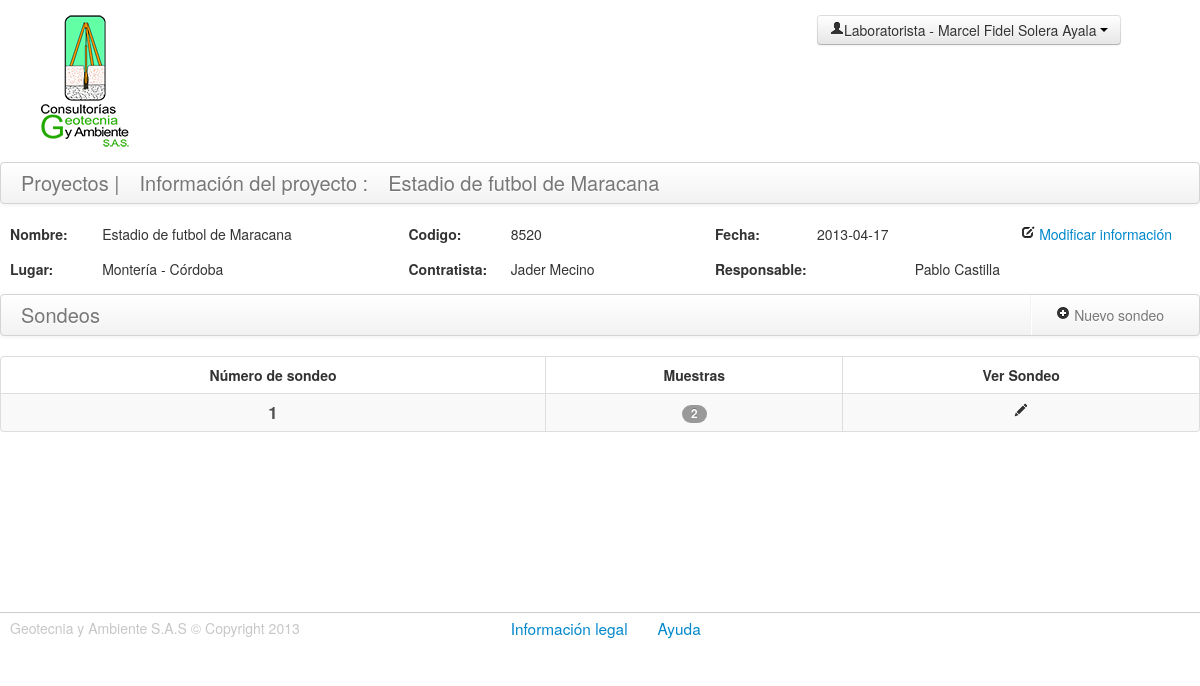
/sondeos.php?idp=65 (signed in), run on the app's committed database.
### tables this page shows
CREATE TABLE IF NOT EXISTS `proyectos` (
  `id_proyecto` int(30) NOT NULL AUTO_INCREMENT COMMENT 'Id del proyecto\r\n',
  `codigo_proyecto` int(30) NOT NULL COMMENT 'Codigo unico de proyecto',
  `nombre_proyecto` varchar(200) DEFAULT NULL COMMENT 'Nombre del proyecto',
  `lugar` varchar(200) DEFAULT NULL COMMENT 'Lugar donde se realiza el proyecto\r\n',
  `contratista` varchar(100) DEFAULT NULL COMMENT 'Nombre del contratista\r\n',
  `fecha` date NOT NULL COMMENT 'Fecha del proyecto\r\n',
  `fk_id_autor` int(11) NOT NULL,
  `fk_id_responsable` int(19) NOT NULL,
  `estado` int(11) NOT NULL DEFAULT '1',
  PRIMARY KEY (`id_proyecto`),
  UNIQUE KEY `codigo_proyecto` (`codigo_proyecto`),
  KEY `fk_id_autor` (`fk_id_autor`),
  KEY `fk_id_responsable` (`fk_id_responsable`)
);

CREATE TABLE IF NOT EXISTS `usuarios` (
  `id_usuario` int(30) NOT NULL AUTO_INCREMENT COMMENT 'Id del usuario',
  `cedula` int(30) NOT NULL COMMENT 'Cedula de los usuarios del sistema\r\n',
  `nombres` varchar(100) NOT NULL COMMENT 'Nombres del usuario',
  `apellidos` varchar(100) NOT NULL COMMENT 'Apellidos usuario',
  `tipo` varchar(100) NOT NULL COMMENT 'Tipo de usuario: Laboratorista , Ingeniero , Administrador.',
  `nombre_usuario` varchar(100) NOT NULL COMMENT 'Nombre de usuario',
  `password` varchar(50) NOT NULL COMMENT 'Contraseña',
  `estado` int(11) NOT NULL,
  PRIMARY KEY (`id_usuario`),
  UNIQUE KEY `cedula` (`cedula`)
);

CREATE TABLE IF NOT EXISTS `sondeos` (
  `id_sondeo` int(11) NOT NULL AUTO_INCREMENT COMMENT 'id de sondeo\r\n',
  `nivel_freatico` float DEFAULT NULL COMMENT 'Nivel freatico del suelo',
  `profundidad_superficie` float DEFAULT NULL,
  `estado` int(11) NOT NULL,
  `fk_id_tipo_superficie` int(11) DEFAULT NULL,
  `fk_idproyecto` int(11) NOT NULL COMMENT 'llave foranea del id del proyecto\r\n',
  PRIMARY KEY (`id_sondeo`),
  KEY `fk_idproyecto` (`fk_idproyecto`),
  KEY `fk_id_tipo_superficie` (`fk_id_tipo_superficie`)
);

### includes/proyectos.php (called while the page is built, shortened)
<?php
class proyectos extends DataBase {
    public function getDatosProyecto( $idp ) {
        $retorno = false;
        $sql = "SELECT
                      p.id_proyecto,
                      p.codigo_proyecto,
                      p.nombre_proyecto,
                      p.lugar,
                      p.contratista,
                      p.fecha,
                      p.fk_id_responsable,
                      r.Nombres as nombres_responsable,
                      r.apellidos as apellidos_responsable
                 FROM
                      proyectos p,usuarios r
                 where
                       p.fk_id_responsable=r.id_usuario and p.id_proyecto='".$this->real_escape_string($idp)."' and p.estado='1' LIMIT 1";
        $respuesta = $this -> query($sql);
        if ($respuesta) {
            $retorno = $respuesta -> fetch_object();
        }
        return $retorno;
    }
}
?>

### includes/sondeos.php (called while the page is built, shortened)
<?php
class sondeos extends DataBase {
	function getListaSondeos( $idp ) {
		$retorno = false;
		$sql = "SELECT
  `s`.`id_sondeo`,
  `s`.`nivel_freatico`,
  `s`.`profundidad_superficie`,
  `s`.`estado`,
  `s`.`fk_id_tipo_superficie`,
  `s`.`fk_idproyecto`,
  (SELECT count(*) FROM muestras WHERE fk_idsondeo=s.id_sondeo ) AS cantidad
FROM
  `sondeos` `s`
  where fk_idproyecto='$idp'";
		$respuesta = $this->query($sql);
		if ( $respuesta ) {
			$matriz = array();
			while ( $fila = $respuesta->fetch_object()) {
				$matriz[] = $fila;
			}
			$retorno = $matriz;
		}
		return $retorno;
	}
}
?>

### sondeos.php (the view, shortened to what this page needs)
<?php
  require_once('includes/proyectos.php');
  require_once('includes/sondeos.php');
  $data=$_SESSION['usuario'];
  $proyectosClass = new proyectos();
  $sondeosClass = new sondeos();
  $proyectos = $proyectosClass->getDatosProyecto($_GET['idp']);
  $sondeos = $sondeosClass->getListaSondeos($_GET['idp']);
  ?>
<!DOCTYPE html>
<html class="no-js">
  <head>
    <link rel="stylesheet" href="assets/css/bootstrap.css">
    <link rel="stylesheet" href="assets/css/base.css">
    <link rel="stylesheet" href="assets/css/sondeos.css">
    <link rel="stylesheet" href="http://code.jquery.com/ui/1.10.1/themes/base/jquery-ui.css" />
  </head>
  <body >
    <div class="row-fluid header">
      <div class="span2">
        <a href="proyectos.php">
          <figure class="logo"></figure>
        </a>
      </div>
      <h3 class="span4 header-title"></h3>
      <div class="btn-group span3 offset2 datos-perfil ">
        <a class="btn dropdown-toggle" data-toggle="dropdown" href="#">
        <span>
        <i class="icon-user"></i><?php echo $data['tipo']." - ".$data['nombres']." ".$data['apellidos'] ; ?>
        </span>
        <span class="caret"></span>
        </a>
      </div>
    </div>
    <div class="row-fluid cuerpo-proyectos">
      <div class="navbar">
        <div class="navbar-inner">
          <div class="container">
            <a class="brand" id="listar" href="proyectos.php" data-toggle="tooltip" title="Click para ver todos los proyectos">Proyectos |</a>
            <a class="brand" id="listar" href="#" data-toggle="tooltip" title="Debajo puedes ver la información del proyecto">Información del proyecto :</a>
            <a class="brand" id="listar" href="#" data-toggle="tooltip" title="Nombre del proyecto actual"><?php echo $proyectos->nombre_proyecto; ?></a>
          </div>
        </div>
      </div>
      <div class="info_proyecto" id='infoproyecto'>
        <div class="row-fluid">
          <label for="nombre_proyecto_label" class="span1 title">Nombre:</label>
          <label id="lb_nombre_proyecto" for="nombre_proyecto" class="span3">
          <?php echo $proyectos->nombre_proyecto; ?>
          </label>
          <label for="codigo_proyecto_label" class="span1 title">Codigo:</label>
          <label id="lb_codigo_proyecto" for="codigo_proyecto" class="span2">
          <?php echo $proyectos->codigo_proyecto; ?>
          </label>
          <label for="fecha_proyecto_label" class="span1 title">Fecha:</label>
          <label id="lb_fecha_proyecto" for="fecha_proyecto" class="span1">
          <?php echo $proyectos->fecha; ?>
          </label>
          <a href="#modalProyecto" role="button" data-toggle="modal" class=" span2 offset1">
          <i class="icon-edit"></i> Modificar información
          </a>
        </div>
        <div class="row-fluid">
          <label for="nombre_proyecto_label" class="span1 title">Lugar:</label>
          <label id="lb_lugar_proyecto" for="nombre_proyecto" class="span3">
          <?php echo $proyectos->lugar; ?>
          </label>
          <label for="fecha_proyecto_label" class="span1 title">Contratista:</label>
          <label id="lb_contratista_proyecto" for="fecha_proyecto" class="span2">
          <?php echo $proyectos->contratista; ?>
          </label>
          <label for="fecha_proyecto_label" class="span1 title">Responsable:</label>
          <label id="lb_responsable" for="responsable"   class="span3 alineacionc">
          <?php echo $proyectos->nombres_responsable.' '.$proyectos->apellidos_responsable; ?>
          </label>
        </div>
      </div>
      <div class="navbar">
        <div class="navbar-inner">
          <div class="container">
            <a class="brand" id="listar" href="#">Sondeos</a>
            <ul class="nav pull-right">
              <li class="divider-vertical"></li>
              <li>
                <a href="#nuevosondeo" role="button"  data-toggle="modal">
                <i  class="icon-plus-sign"></i> Nuevo sondeo
                </a>
              </li>
            </ul>
          </div>
        </div>
      </div>
      <table id="sondeos" class="table table-hover table-striped table-bordered ">
        <thead>
          <tr>
            <th>Número de sondeo</th>
            <th>Muestras</th>
            <th>Ver Sondeo</th>
          </tr>
        </thead>
        <tbody>
            <?php if ( count( $sondeos ) > 0 ) : ?>
            <?php $i = 1; ?>
            <?php foreach ( $sondeos as $sondeo ) : ?>
            <tr>
            <td><span class="titulo-proyectos"><?php echo $i; ?></span></td>
            <td><span class="badge"><?php echo $sondeo->cantidad; ?></span></td>
            <td><a href="muestras.php?idp=<?php echo $sondeo->fk_idproyecto; ?>&ids=<?php echo $sondeo->id_sondeo; ?>&numsondeo=<?php echo $i; ?>"><i class="icon-pencil"></a></td>
            <?php $i++; ?>
            <?php endforeach; ?>
          <?php endif ?>
          </tr>
        </tbody>
      </table>
    </div>
    <div class="row-fluid footer ">
      <footer class="span12">
        <p class="copiright span4" >Geotecnia y Ambiente S.A.S &copy; Copyright 2013</p>
        <p class="span6 offset1"><a href="#legal" role="button" data-toggle="modal" class="links-footer">Información legal</a><a href="#Ayuda" role="button" data-toggle="modal" class="links-footer">Ayuda</a>
        </p>
      </footer>
    </div>
  </body>
</html>

### assets/css/base.css (style rules this page uses)
.logo { background:url(../img/logo_geotecnia.png) no-repeat; height: 134px; width: 90px; transition:all 0.5s ease-in; }
.header { border-bottom: 1px solid #CCC }
.header-title { margin-top: 100px; font-family: 'Open Sans', sans-serif; font-weight: 500; }
.datos-perfil { margin-top: 15px; }
.copiright { color: #c7c7c7; padding-left: 10px; }
.footer { border-top: 1px solid #CCC; padding: 5px 0 0 0 ; }
a.links-footer { font-size: 1.1em; font-weight: 500; padding-right: 30px; transition:all 0.5s ease-in; }

### assets/css/sondeos.css (style rules this page uses)
.header { border-bottom: none; }
.table td { text-align: center; }
.table th { text-align: center; }
.titulo-proyectos { font-weight:600; font-size: 1.2em; color: #505050; }
.cuerpo-proyectos { min-height:450px; }
.title { font-weight: bold; }
.info_proyecto label:first-child { padding-left: 10px; }
.alineacionc { text-align: center; }

### data on the page
proyectos: nombre_proyecto "Estadio de futbol de Maracana", codigo_proyecto "8520", fecha "2013-04-17", lugar "Montería - Córdoba", contratista "Jader Mecino", fk_id_responsable.nombres "Pablo", fk_id_responsable.apellidos "Castilla"
sondeos: cantidad "2"

### other printed values
$data['tipo'] "Laboratorista"
$data['nombres'] "Marcel Fidel"
$data['apellidos'] "Solera Ayala"
